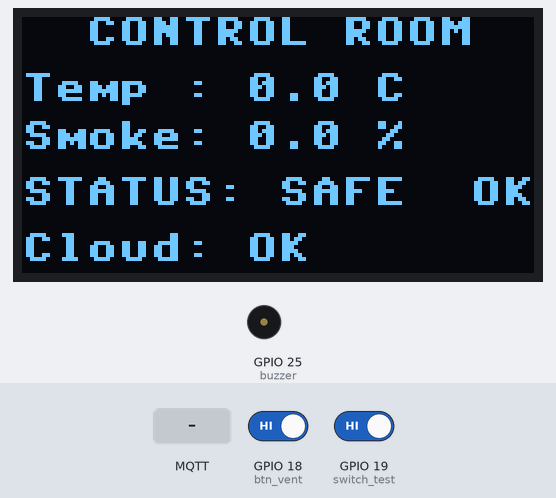
Bench run of a program on a simulated ESP32 board running MicroPython. Parts: 128×64 one-colour display, buzzer (waves = sounding). Wiring (from the project's diagram.json): switch on GPIO 18, switch on GPIO 19, buzzer on GPIO 25. The test bench sets the inputs (shaded band); at power-on: GPIO 19 (switch_test) HIGH, GPIO 18 (btn_vent) HIGH. WiFi joins after 1.5 s; no MQTT or app messages arrive unless stated; requests to the public web service named in the program get a made-up reply in its usual format after 0.4 s (London, UTC, broken clouds, 64 % humidity, 1013 hPa unless stated); library files of the repository ran but are not shown: ssd1306.py; what the program prints to the serial console is not drawn.

Above: at 2.3 s.
2.4 s: GPIO 19 (switch_test) driven LOW
At 3.1 s:
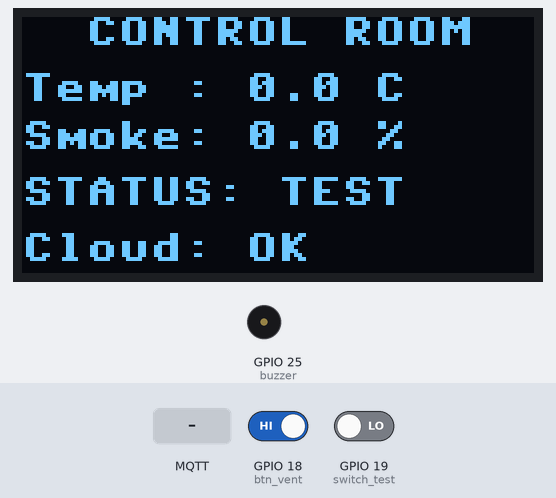
4.7 s: GPIO 18 (btn_vent) driven LOW
6.2 s: GPIO 19 (switch_test) driven HIGH
At 7.2 s:
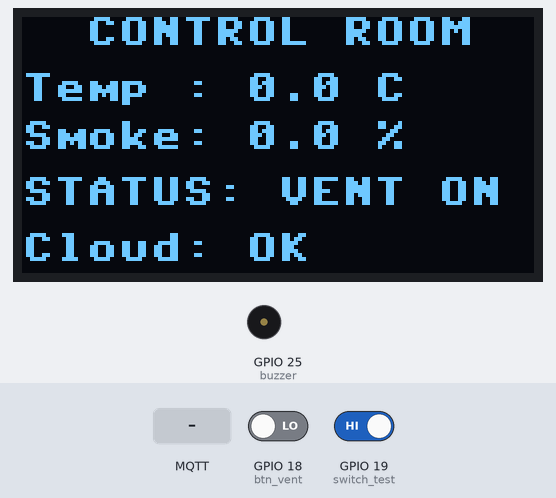
8.1 s: MQTT message "1" arrives on the first subscribed topic
At 9.3 s:
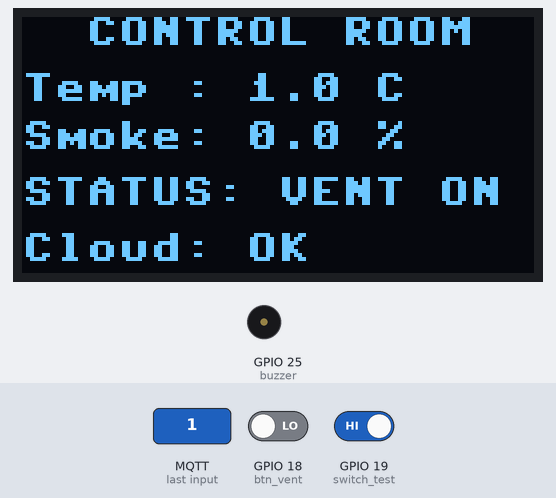
9.6 s: GPIO 19 (switch_test) driven LOW
At 9.82 s:
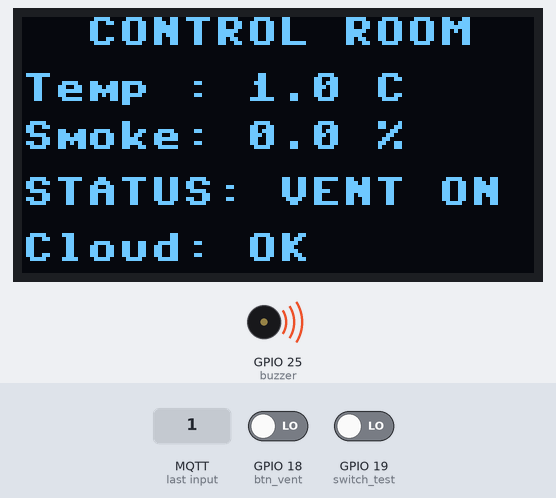
Timing chart, 0 to 12.1 s (numbered marks = the images above; inputs shaded):
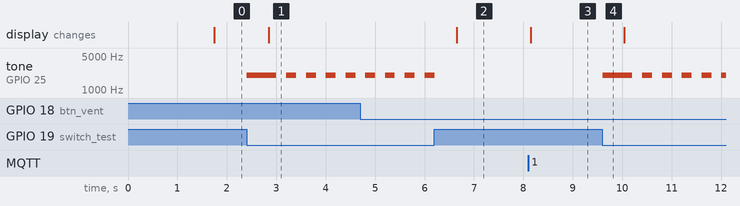

Measured:
- after the input at 2.4 s, tone on GPIO 25 (buzzer): silent → 2000 Hz at once, then repeats every 0.41 s: silent 0.20 s, 2000 Hz 0.20 s; the display: changes after 0.44 s (image 1)
- after the input at 6.2 s, tone on GPIO 25 (buzzer): goes on until 6.2 s, then stays silent; the display: changes after 0.45 s (image 2)
- after the input at 8.1 s, the display: changes after 0.05 s (image 3)
- after the input at 9.6 s, tone on GPIO 25 (buzzer): silent → 2000 Hz at once, then repeats every 0.41 s: silent 0.20 s, 2000 Hz 0.20 s

The program:

main.py
```python
import gc
import json
import time
import network
import ssd1306
from machine import Pin, I2C, PWM
from umqtt.simple import MQTTClient
try:
    import urequests as requests
except ImportError:
    import requests
from config import (WIFI_SSID, WIFI_PASS, AIO_SERVER, AIO_PORT, AIO_USER, AIO_KEY, GROUP,
                    TELEGRAM_TOKEN, TELEGRAM_CHAT_ID)

# ============ PROJECT 4: CONTROL ROOM (BỘ NÃO QUYẾT ĐỊNH) ============
# Đọc temp/smoke từ Adafruit, quyết định kịch bản, ghi vào emergency_status cho P2/P3.
#   SAFE  : khói & nhiệt thường                 -> tất cả tắt
#   HOT   : chỉ nhiệt vượt ngưỡng, khói thường  -> quạt + cửa gió (làm mát, không còi/bơm) + Telegram "nhiệt độ cao"
#   SMOKE : chỉ khói vượt ngưỡng               -> quạt + cửa gió + cửa ra vào + còi (bơm tắt) + Telegram "khói bất thường"
#   FIRE  : khói VÀ nhiệt cùng vượt ngưỡng      -> bật tất cả + Telegram "hỏa hoạn"
#   TEST  : công tắc test (GPIO19) hoặc nút web -> bật tất cả + Telegram "test" (không phải cháy thật)
#   manual-vent : công tắc cửa thông gió (GPIO18) hoặc nút web -> CHỈ cửa thông gió


def topic(name):
    return "{}/f/{}.{}".format(AIO_USER, GROUP, name)


T_TEMP = topic("temp")
T_SMOKE = topic("smoke")
T_EMERGENCY = topic("emergency_status")
T_MANUAL = topic("manual-vent")
T_VENT_CMD = topic("vent-cmd")    # lệnh từ dashboard web
T_TEST_CMD = topic("test-cmd")    # lệnh từ dashboard web

TEMP_ALERT = 45.0
TEMP_CLEAR = 43.0
SMOKE_ALERT = 60.0
SMOKE_CLEAR = 50.0

i2c = I2C(0, scl=Pin(22), sda=Pin(21))
oled = ssd1306.SSD1306_I2C(128, 64, i2c)
buzzer = PWM(Pin(25), freq=2000, duty_u16=0)

switch_test = Pin(19, Pin.IN, Pin.PULL_UP)   # kéo xuống GND = bật test
btn_vent = Pin(18, Pin.IN, Pin.PULL_UP)      # kéo xuống GND = mở cửa thông gió

curr_temp = 0.0
curr_smoke = 0.0
temp_high = False
smoke_high = False
vent_cmd = False
test_cmd = False
status = "SAFE"
manual_vent = False
pub_status = None
pub_manual = None
prev_msg_status = "SAFE"
pending_msg = None
cloud_ok = False
buz_on = False
wlan = network.WLAN(network.STA_IF)


def send_telegram(text):
    """Gửi đồng bộ (không dùng thread: TLS trong thread dễ tràn stack trên ESP32)."""
    if (not TELEGRAM_TOKEN) or ("DAN_" in TELEGRAM_TOKEN):
        print("[P4 - TELEGRAM] Chưa cấu hình token -> bỏ qua")
        return
    res = None
    try:
        gc.collect()
        print("[P4 - TELEGRAM] Đang gửi:", text)
        url = "https://api.telegram.org/bot{}/sendMessage".format(TELEGRAM_TOKEN)
        # Phải encode ra bytes: Content-Length tính theo byte, nếu truyền str có dấu tiếng Việt
        # thì độ dài bị sai -> Telegram trả HTTP 400.
        body = json.dumps({"chat_id": TELEGRAM_CHAT_ID, "text": text}).encode("utf-8")
        res = requests.post(url, data=body, headers={"Content-Type": "application/json"})
        print("[P4 - TELEGRAM] HTTP", res.status_code)
    except Exception as e:
        print("[P4 - TELEGRAM] Lỗi:", e)
    finally:
        if res is not None:
            try:
                res.close()
            except Exception:
                pass


def build_message(st):
    t = "{:.1f}".format(curr_temp)
    s = "{:.1f}".format(curr_smoke)
    if st == "SMOKE":
        return ("⚠️ KHÓI NHIỀU BẤT THƯỜNG tại xưởng!\nKhói: {}% | Nhiệt độ: {}°C (vẫn bình thường).\n"
                "Đã bật quạt hút, cửa thông gió, cửa ra vào và còi.").format(s, t)
    if st == "FIRE":
        return ("🔥🚨 CẢNH BÁO HỎA HOẠN tại xưởng!\nKhói: {}% và nhiệt độ: {}°C đều vượt ngưỡng.\n"
                "Đã kích hoạt toàn bộ: quạt, cửa thông gió, cửa ra vào, còi và bơm nước.").format(s, t)
    if st == "HOT":
        return ("🌡️ NHIỆT ĐỘ CAO BẤT THƯỜNG tại xưởng!\nNhiệt độ: {}°C (vượt ngưỡng {:.0f}°C), khói: {}% vẫn bình thường.\n"
                "Đã bật quạt hút và cửa thông gió để làm mát.").format(t, TEMP_ALERT, s)
    if st == "TEST":
        return "🧪 [TEST] Đang kiểm tra hệ thống cảnh báo (bật tất cả thiết bị). Đây KHÔNG phải hỏa hoạn thật."
    return "✅ AN TOÀN: các thông số đã trở lại bình thường.\nKhói: {}% | Nhiệt độ: {}°C".format(s, t)


def hyst(state, value, alert, clear):
    if value >= alert:
        return True
    if value < clear:
        return False
    return state


def decide(temp_hi, smoke_hi, test_on):
    if test_on:
        return "TEST"
    if temp_hi and smoke_hi:
        return "FIRE"
    if smoke_hi:
        return "SMOKE"
    if temp_hi:
        return "HOT"
    return "SAFE"


def process_logic(client):
    global temp_high, smoke_high, status, manual_vent
    global pub_status, pub_manual, prev_msg_status, pending_msg

    test_on = (switch_test.value() == 0) or test_cmd
    manual_vent = (btn_vent.value() == 0) or vent_cmd
    temp_high = hyst(temp_high, curr_temp, TEMP_ALERT, TEMP_CLEAR)
    smoke_high = hyst(smoke_high, curr_smoke, SMOKE_ALERT, SMOKE_CLEAR)
    status = decide(temp_high, smoke_high, test_on)

    # Gửi lệnh trước (khẩn cấp), Telegram sau
    if status != pub_status:
        print("[P4 - LOGIC] Trạng thái ->", status)
        client.publish(T_EMERGENCY, status)
        pub_status = status
    if manual_vent != pub_manual:
        print("[P4 - LOGIC] Mở cửa thông gió thủ công ->", manual_vent)
        client.publish(T_MANUAL, "ON" if manual_vent else "OFF")
        pub_manual = manual_vent

    if status != prev_msg_status:
        pending_msg = build_message(status)
        prev_msg_status = status


def update_buzzer(now):
    global buz_on
    if status in ("FIRE", "TEST"):
        on = (now % 400) < 200       # cháy/test: bíp nhanh
    elif status == "SMOKE":
        on = (now % 1000) < 200      # khói: bíp chậm
    else:
        on = False
    if on != buz_on:
        buz_on = on
        buzzer.duty_u16(32768 if on else 0)


def update_oled():
    oled.fill(0)
    oled.text("CONTROL ROOM", 16, 0)
    oled.text("Temp : {:.1f} C".format(curr_temp), 0, 14)
    oled.text("Smoke: {:.1f} %".format(curr_smoke), 0, 26)
    label = {"SAFE": "SAFE  OK", "HOT": "HOT !!", "SMOKE": "SMOKE !!", "FIRE": "FIRE !!!", "TEST": "TEST"}[status]
    if status == "SAFE" and manual_vent:
        label = "VENT ON"
    oled.text("STATUS: " + label, 0, 40)
    oled.text("Cloud: " + ("OK" if cloud_ok else "LOST"), 0, 54)
    oled.show()


def mqtt_callback(tpc, msg):
    global curr_temp, curr_smoke, vent_cmd, test_cmd
    t = tpc.decode("utf-8")
    m = msg.decode("utf-8").strip()
    if t == T_VENT_CMD:
        vent_cmd = m.upper() in ("ON", "1", "TRUE")
        return
    if t == T_TEST_CMD:
        test_cmd = m.upper() in ("ON", "1", "TRUE")
        return
    try:
        val = float(m)
    except ValueError:
        return
    if t == T_TEMP:
        curr_temp = val
    elif t == T_SMOKE:
        curr_smoke = val


def connect_wifi():
    if wlan.isconnected():
        return
    wlan.active(True)
    print("[P4 - WiFi] Đang kết nối...")
    wlan.connect(WIFI_SSID, WIFI_PASS)
    t0 = time.ticks_ms()
    while not wlan.isconnected():
        if time.ticks_diff(time.ticks_ms(), t0) > 20000:
            raise OSError("WiFi timeout")
        time.sleep_ms(300)
    print("[P4 - WiFi] Đã kết nối, IP:", wlan.ifconfig()[0])


def connect_mqtt():
    global vent_cmd, test_cmd, pub_status, pub_manual
    client = MQTTClient("esp32-node4-{}".format(time.ticks_ms()), AIO_SERVER, port=AIO_PORT,
                        user=AIO_USER, password=AIO_KEY, keepalive=60)
    client.set_callback(mqtt_callback)
    client.connect()
    for t in (T_TEMP, T_SMOKE, T_VENT_CMD, T_TEST_CMD):
        client.subscribe(t)
    vent_cmd = False
    test_cmd = False
    client.publish(T_VENT_CMD, "OFF")           # đặt lại lệnh web
    client.publish(T_TEST_CMD, "OFF")
    client.publish(T_TEMP + "/get", b"")        # lấy ngay giá trị mới nhất của cảm biến
    client.publish(T_SMOKE + "/get", b"")
    pub_status = None                           # gửi lại trạng thái sau khi nối lại
    pub_manual = None
    return client


def main():
    global cloud_ok, pending_msg
    print("=== PROJECT 4: CONTROL ROOM NODE (START) ===")
    client = None
    last_ping = time.ticks_ms()
    last_oled = 0
    update_oled()
    while True:
        try:
            connect_wifi()
            if client is None:
                client = connect_mqtt()
                cloud_ok = True
                last_ping = time.ticks_ms()
                print("[P4 - MQTT] Đã kết nối Adafruit IO")

            client.check_msg()
            now = time.ticks_ms()
            process_logic(client)
            update_buzzer(now)

            if time.ticks_diff(now, last_oled) >= 500:
                update_oled()
                last_oled = now

            if pending_msg:
                msg = pending_msg
                pending_msg = None
                send_telegram(msg)

            if time.ticks_diff(now, last_ping) >= 30000:
                client.ping()
                last_ping = now
            time.sleep_ms(10)
        except Exception as e:
            print("[P4 - ERROR] {} -> tự kết nối lại sau 2s...".format(e))
            cloud_ok = False
            try:
                client.disconnect()
            except Exception:
                pass
            client = None
            time.sleep(2)


if __name__ == "__main__":
    main()
```

config.py
```python
WIFI_SSID = "Wokwi-GUEST"
WIFI_PASS = ""

AIO_SERVER = "io.adafruit.com"
AIO_PORT = 1883
AIO_USER = "ndhuy412"
AIO_KEY = "aio_JJXf19jQrA9Le4FSzhHcqOJjpEuo"
GROUP = "doannhom"

# Chỉ project 4 dùng Telegram
TELEGRAM_TOKEN = "9201873333:AAHYqfTySBw-QIA_BsF6XpqmYp0rBXQbdow"
TELEGRAM_CHAT_ID = "8639112484"
 
```
